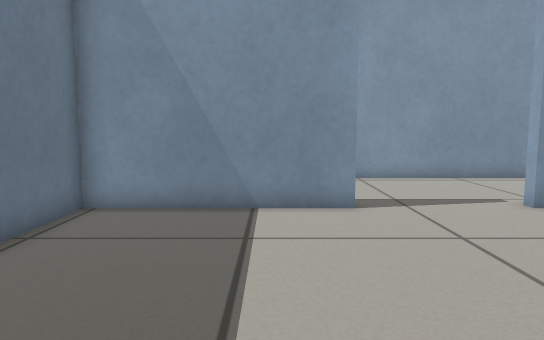
View 1 (above)

16 first-person views from a walk through a robot-simulator world made for Gazebo. The camera is 0.5 m above the floor, tilts 6° down and sees 70° across. The floor is counted in squares, 0.25 m on a side. Each view is taken from the middle of a square. On the plan, view 1 faces up. The plan holds only what a view shows up to about 19 squares ahead; the rest is blank. Robots are left out.

View 2
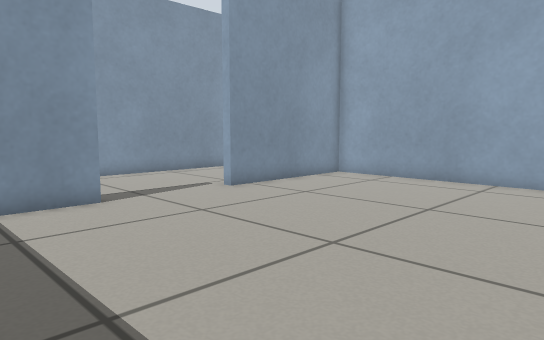

View 3
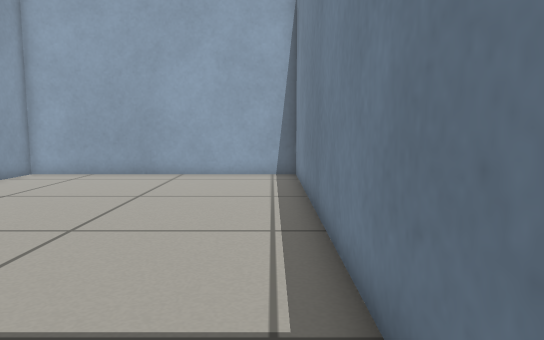

View 4
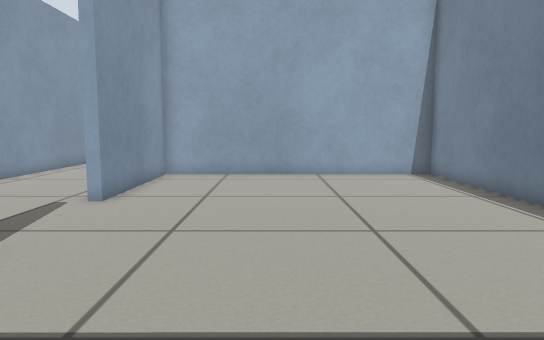

View 5
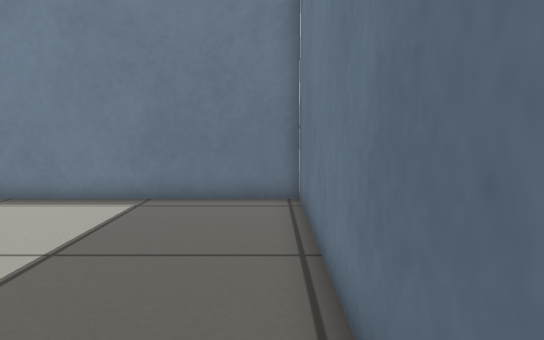

View 6
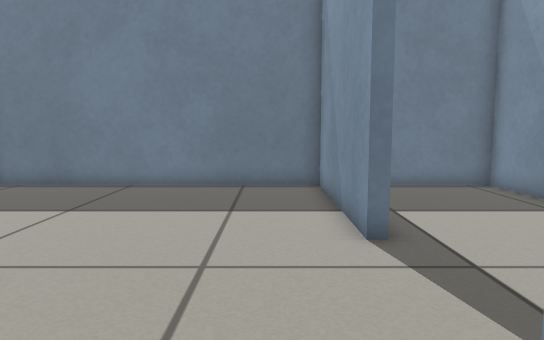

View 7
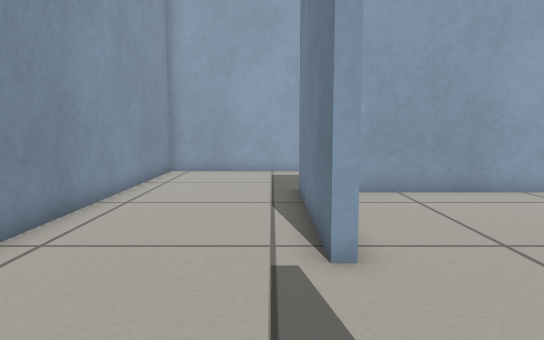

View 8
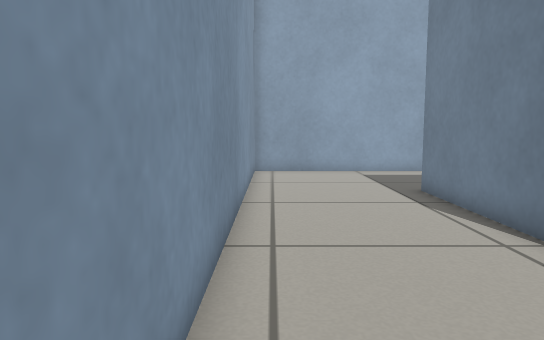

View 9
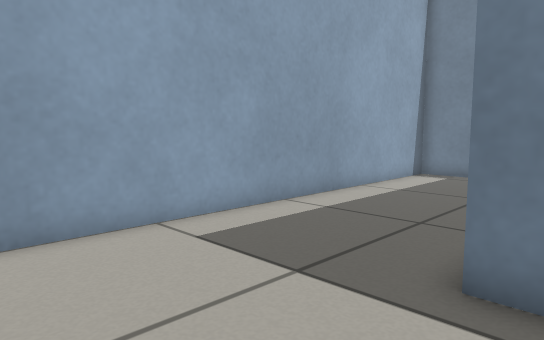

View 10
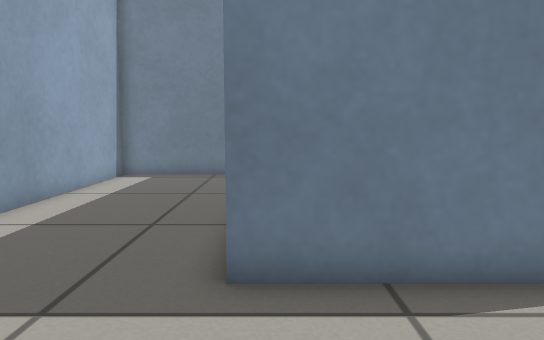

View 11
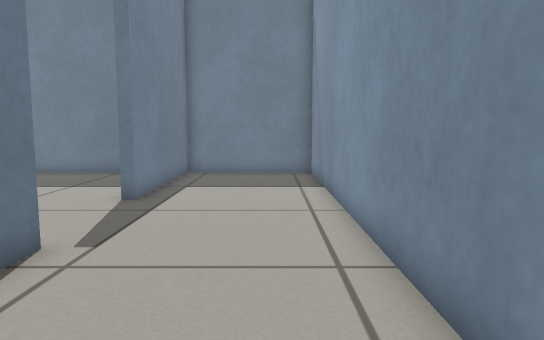

View 12
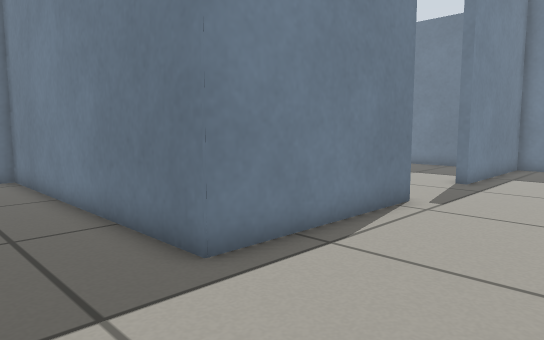

View 13
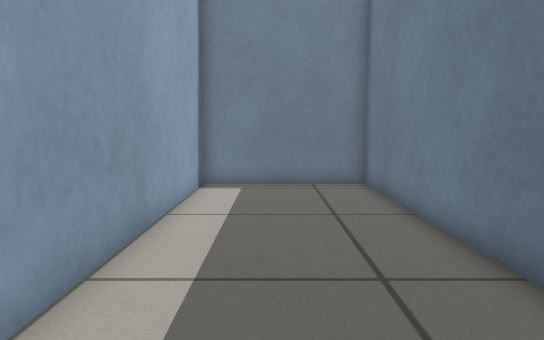

View 14
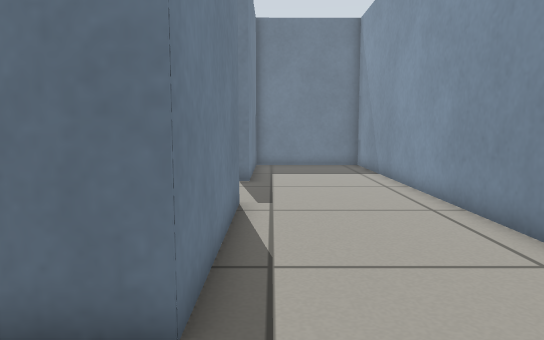

View 15
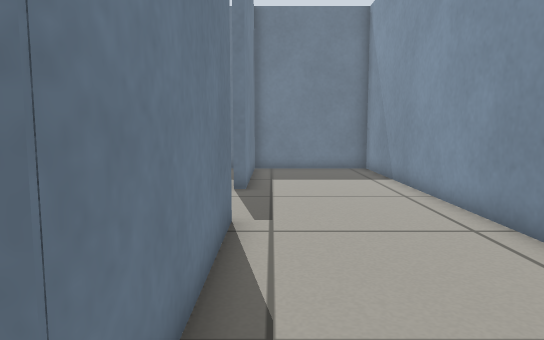

View 16
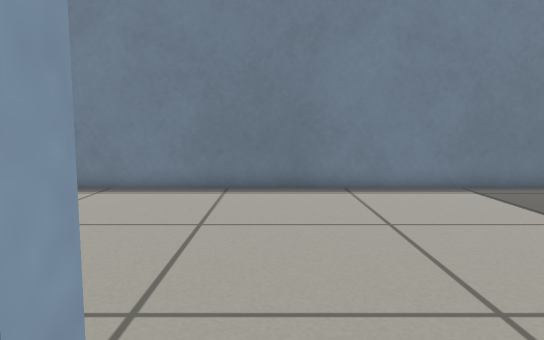

### Floor plan
Points are (right, up) in squares from view 1. A wall is a line through its corners. A room is listed if a view was taken in it or the views show most of it. See-through windows are left out.
Room 1 (views 1, 2, 3, 4, 5, 6)
walls: (2.1, 9.7) (-4.8, 9.7) (-4.8, -2.1) (13.2, -2.1) (13.2, 9.7) (6.6, 9.7)
ways out: opening at (4.5, 10) to room 2
Room 2 (views 7, 8, 9, 10, 11, 12, 13, 14, 15, 16)
walls: (6.6, 9.7) (6.6, 10.1) (13.6, 10.1) (13.6, -2.1) (19.5, -2.1) (19.5, 15.8) (-4.8, 15.8) (-4.8, 10.1) (2.1, 10.1) (2.1, 9.7)
ways out: opening at (4.5, 10) to room 1

Positions as (right, up) in squares from view 1, and headings:
1: (0, 0), facing up
2: (-2, -1), facing up-right
3: (-4, -1), facing right
4: (-4, 5), facing right
5: (-4, 9), facing down
6: (9, 8), facing left
7: (1, 11), facing right
8: (1, 15), facing right
9: (12, 15), facing down-right
10: (13, 15), facing down
11: (13, 14), facing left
12: (17, 15), facing down-left
13: (17, 12), facing down
14: (17, 11), facing left
15: (15, 11), facing left
16: (6, 11), facing down
